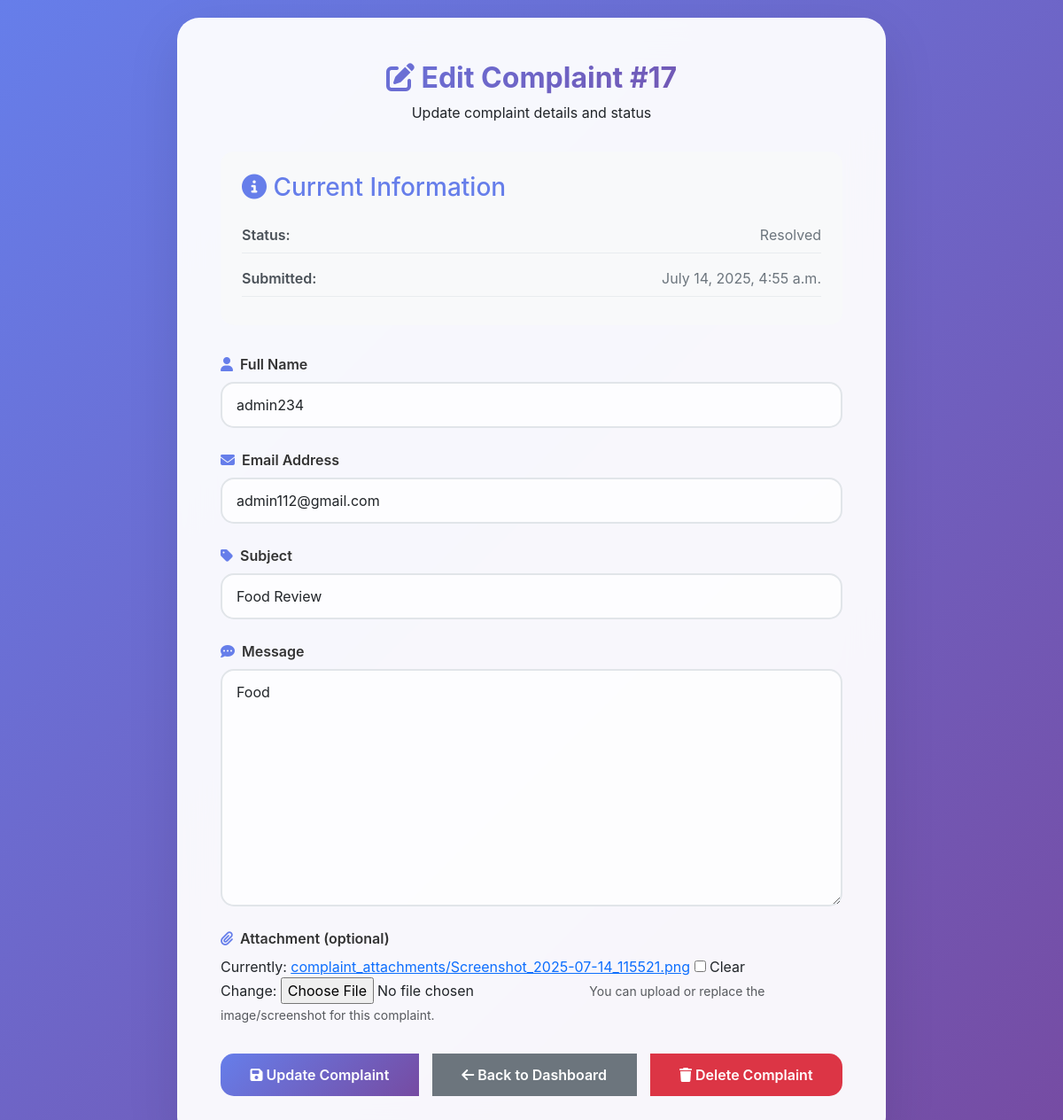
The app's page /complaint/17/edit/ (signed in) with its own data.
### complaints/models.py (models this page shows, shortened)
class Complaint(models.Model):
    STATUS_CHOICES = [
        ('Pending', 'Pending'),
        ('In Progress', 'In Progress'),
        ('Resolved', 'Resolved'),
        ('Closed', 'Closed'),
    ]
    PRIORITY_CHOICES = [
        ('Low', 'Low'),
        ('Medium', 'Medium'),
        ('High', 'High'),
        ('Urgent', 'Urgent'),
    ]
    user = models.ForeignKey(User, on_delete=models.CASCADE, related_name='complaints', null=True, blank=True)
    name = models.CharField(max_length=100)
    email = models.EmailField()
    subject = models.CharField(max_length=200)
    message = models.TextField()
    status = models.CharField(max_length=15, choices=STATUS_CHOICES, default='Pending')
    priority = models.CharField(max_length=10, choices=PRIORITY_CHOICES, default='Medium')
    submitted_at = models.DateTimeField(auto_now_add=True)
    updated_at = models.DateTimeField(auto_now=True)
    admin_notes = models.TextField(blank=True, null=True)
    attachment = models.FileField(upload_to='complaint_attachments/', blank=True, null=True)

### complaints/views.py (the view)
# urls.py: path('complaint/<int:complaint_id>/edit/', views.edit_complaint, name='edit_complaint'),
@login_required
def edit_complaint(request, complaint_id):
    complaint = get_object_or_404(Complaint, id=complaint_id)
    if request.method == 'POST':
        form = ComplaintForm(request.POST, request.FILES, instance=complaint)
        if form.is_valid():
            form.save()
            messages.success(request, f"Complaint #{complaint_id} has been updated!")
            return redirect('admin_dashboard')
        else:
            messages.error(request, "There was an error updating the complaint.")
    else:
        form = ComplaintForm(instance=complaint)
    return render(request, 'complaints/edit_complaint.html', {'form': form, 'complaint': complaint})

### complaints/forms.py
class ComplaintForm(forms.ModelForm):
    class Meta:
        model = Complaint
        fields = ['name', 'email', 'subject', 'message', 'attachment']
        widgets = {
            'name': forms.TextInput(attrs={'class': 'form-control'}),
            'email': forms.EmailInput(attrs={'class': 'form-control'}),
            'subject': forms.TextInput(attrs={'class': 'form-control'}),
            'message': forms.Textarea(attrs={'class': 'form-control'}),
        }

### complaints/templates/complaints/edit_complaint.html (shortened to what this page needs)
<!DOCTYPE html>
<html lang="en">
<head>
    <link href="https://cdn.jsdelivr.net/npm/bootstrap@5.3.0/dist/css/bootstrap.min.css" rel="stylesheet">
    <link href="https://cdnjs.cloudflare.com/ajax/libs/font-awesome/6.4.0/css/all.min.css" rel="stylesheet">
</head>
<body>
    <div class="edit-container">
        <div class="edit-header">
            <h1>
                <i class="fas fa-edit"></i>
                Edit Complaint #{{ complaint.id }}
            </h1>
            <p>Update complaint details and status</p>
        </div>
        <div class="complaint-info">
            <h3><i class="fas fa-info-circle"></i> Current Information</h3>
            <div class="info-item">
                <span class="info-label">Status:</span>
                <span class="info-value">
                    <span class="status {% if complaint.status == 'Pending' %}pending{% else %}resolved{% endif %}">
                        {{ complaint.status }}
                    </span>
                </span>
            </div>
            <div class="info-item">
                <span class="info-label">Submitted:</span>
                <span class="info-value">{{ complaint.submitted_at|date:"F j, Y, g:i a" }}</span>
            </div>
        </div>
        <form method="post" enctype="multipart/form-data">
            <div class="form-group">
                <label class="form-label">
                    <i class="fas fa-user"></i>
                    Full Name
                </label>
                {{ form.name }}
            </div>
            <div class="form-group">
                <label class="form-label">
                    <i class="fas fa-envelope"></i>
                    Email Address
                </label>
                {{ form.email }}
            </div>
            <div class="form-group">
                <label class="form-label">
                    <i class="fas fa-tag"></i>
                    Subject
                </label>
                {{ form.subject }}
            </div>
            <div class="form-group">
                <label class="form-label">
                    <i class="fas fa-comment-dots"></i>
                    Message
                </label>
                {{ form.message }}
            </div>
            <div class="form-group">
                <label class="form-label">
                    <i class="fas fa-paperclip"></i>
                    Attachment (optional)
                </label>
                {{ form.attachment }}
                <small class="form-text text-muted">You can upload or replace the image/screenshot for this complaint.</small>
            </div>
            <div class="btn-group">
                <button type="submit" class="btn btn-primary">
                    <i class="fas fa-save"></i>
                    Update Complaint
                </button>
                <a href="{% url 'admin_dashboard' %}" class="btn btn-secondary">
                    <i class="fas fa-arrow-left"></i>
                    Back to Dashboard
                </a>
                <a href="{% url 'delete_complaint' complaint.id %}" class="btn btn-danger"
                   onclick="return confirm('Are you sure you want to delete this complaint?')">
                    <i class="fas fa-trash"></i>
                    Delete Complaint
                </a>
            </div>
        </form>
    </div>
</body>
</html>

### complaints/templates/complaints/edit_complaint.html (style rules this page uses)
body { font-family: 'Inter', sans-serif; background: linear-gradient(135deg, #667eea 0%, #764ba2 100%); min-height: 100vh; padding: 20px; }
.edit-container { max-width: 800px; margin: 0 auto; background: rgba(255, 255, 255, 0.95); backdrop-filter: blur(20px); border-radius: 25px; padding: 3rem; box-shadow: 0 20px 60px rgba(0, 0, 0, 0.1); border: 1px solid rgba(255, 255, 255, 0.2); }
.edit-header { text-align: center; margin-bottom: 2rem; }
.edit-header h1 { font-size: 2rem; font-weight: 700; background: linear-gradient(135deg, #667eea, #764ba2); -webkit-background-clip: text; -webkit-text-fill-color: transparent; background-clip: text; margin-bottom: 0.5rem; }
.form-group { margin-bottom: 1.5rem; }
.form-label { font-weight: 600; color: #333; margin-bottom: 0.5rem; display: flex; align-items: center; gap: 0.5rem; }
.form-label i { color: #667eea; }
.form-control { border: 2px solid #e1e5e9; border-radius: 15px; padding: 12px 16px; font-size: 1rem; transition: all 0.3s ease; background: rgba(255, 255, 255, 0.8); }
textarea.form-control { resize: vertical; min-height: 120px; }
.btn-group { display: flex; gap: 1rem; justify-content: center; margin-top: 2rem; }
.btn { padding: 12px 30px; border-radius: 15px; font-weight: 600; text-decoration: none; transition: all 0.3s ease; border: none; cursor: pointer; }
.btn-primary { background: linear-gradient(135deg, #667eea, #764ba2); color: white; }
.btn-secondary { background: #6c757d; color: white; }
.btn-danger { background: #dc3545; color: white; }
.complaint-info { background: #f8f9fa; border-radius: 15px; padding: 1.5rem; margin-bottom: 2rem; }
.complaint-info h3 { color: #667eea; margin-bottom: 1rem; }
.info-item { display: flex; justify-content: space-between; margin-bottom: 0.5rem; padding: 0.5rem 0; border-bottom: 1px solid #e9ecef; }
.info-label { font-weight: 600; color: #495057; }
.info-value { color: #6c757d; }

### records on screen
Complaint: id "17", status "Resolved", submitted_at "July 14, 2025, 4:55 a.m.", name "admin234", email "admin112@gmail.com", subject "Food Review", message "Food"
